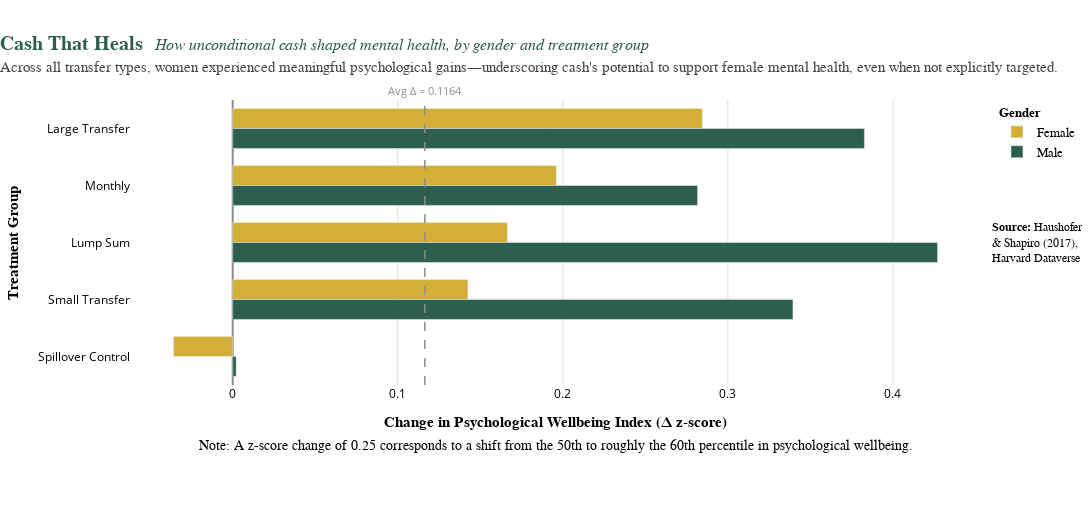

The notebook cell this image was saved under:
### Code cell
## HTML interactive graphic using plotly 
# libraries: import pandas as pd; import plotly.express as px

# Summary dataframe (embedded; no configuration)
summary_delta = pd.DataFrame([
    {"Group": "Spillover Control", "Gender": "Female", "Delta": -0.0359, "Delta_Display": "-0.0359", "Percentile_Gain": "-1.4 pp"},
    {"Group": "Spillover Control", "Gender": "Male", "Delta": 0.0021, "Delta_Display": "0.0021", "Percentile_Gain": "+0.1 pp"},
    {"Group": "Small Transfer", "Gender": "Female", "Delta": 0.1425, "Delta_Display": "0.1425", "Percentile_Gain": "+5.7 pp"},
    {"Group": "Small Transfer", "Gender": "Male", "Delta": 0.3394, "Delta_Display": "0.3394", "Percentile_Gain": "+13.3 pp"},
    {"Group": "Lump Sum", "Gender": "Female", "Delta": 0.1665, "Delta_Display": "0.1665", "Percentile_Gain": "+6.6 pp"},
    {"Group": "Lump Sum", "Gender": "Male", "Delta": 0.4270, "Delta_Display": "0.4270", "Percentile_Gain": "+16.5 pp"},
    {"Group": "Monthly", "Gender": "Female", "Delta": 0.1961, "Delta_Display": "0.1961", "Percentile_Gain": "+7.8 pp"},
    {"Group": "Monthly", "Gender": "Male", "Delta": 0.2816, "Delta_Display": "0.2816", "Percentile_Gain": "+11.1 pp"},
    {"Group": "Large Transfer", "Gender": "Female", "Delta": 0.2845, "Delta_Display": "0.2845", "Percentile_Gain": "+11.2 pp"},
    {"Group": "Large Transfer", "Gender": "Male", "Delta": 0.3827, "Delta_Display": "0.3827", "Percentile_Gain": "+14.9 pp"}
])


# Create Plotly bar chart
fig = px.bar(
    summary_delta,
    x='Delta',
    y='Group',
    color='Gender',
    orientation='h',
    barmode='group',
    color_discrete_map={'Female': '#D4AF37', 'Male': '#2E5E4E'},
    category_orders={'Group': group_order},
    custom_data=['Gender', 'Delta_Display', 'Percentile_Gain']
)

# Layout and styling
fig.update_layout(
    xaxis_title=dict(
        text='<b>Change in Psychological Wellbeing Index (Δ z-score)</b>',
        font=dict(family='Source Sans Pro', size=15)
    ),
    yaxis_title=dict(
        text='<b>Treatment Group</b>',
        font=dict(family='Source Sans Pro', size=15)
    ),
    xaxis=dict(showgrid=True, gridcolor='#E0E0E0', zerolinecolor='#8C8C8C'),
    yaxis=dict(autorange='reversed'),
    font=dict(color='#000000'),
    legend_title=dict(
        text='<b>Gender</b>',
        font=dict(family='Source Sans Pro', size=13, color='#000000')
    ),
    legend=dict(
        font=dict(family='Source Sans Pro', size=13, color='#000000')
    ),
    plot_bgcolor='white',
    paper_bgcolor='white',
    bargap=0.3,
    margin=dict(t=100, b=140, l=80, r=100),
    width=1200,
    height=525,
    title=dict(
        text="<span style='font-size:20px; color:#2E5E4E; font-family:Georgia; font-weight:bold;'>Cash That Heals</span>"
             "<span style='font-size:16px; color:#2E5E4E; font-family:Georgia; font-style:italic;'>&nbsp;&nbsp;&nbsp;How unconditional cash shaped mental health, by gender and treatment group</span><br>"
             "<span style='font-size:15px; color:#444444; font-family:Source Sans Pro;'>Across all transfer types, women experienced meaningful psychological gains—underscoring cash's potential to support female mental health, even when not explicitly targeted.</span>",
        x=0,
        xanchor='left'
    )
)


# Hover pop-up specification
fig.update_traces(
    hovertemplate=
        "<b>Group:</b> %{y}<br>" +
        "<b>Gender:</b> %{customdata[0]}<br>" +
        "<b>Δ z-score:</b> %{customdata[1]}<br>" +
        "<b>Approx. Percentile Gain:</b> %{customdata[2]}<extra></extra>"
)


# Add V-line delta average and interpretive footnotes and source
fig.add_vline(
    x=avg_delta,
    line_dash="dash",
    line_color="#8C8C8C",
    line_width=1.5,
    annotation_text=f"Avg Δ = {avg_delta}",
    annotation_position="top",
    annotation_font=dict(size=11, color="#8C8C8C")
)

fig.add_annotation(
    text="Note: A z-score change of 0.25 corresponds to a shift from the 50th to roughly the 60th percentile in psychological wellbeing.",
    xref="paper", yref="paper",
    x=0.5, y=-0.245,
    xanchor="center",
    showarrow=False,
    font=dict(family='Source Sans Pro', size=14, color="#000000"),
    align="center"
)

fig.add_annotation(
    text="<b>Source:</b> Haushofer <br>& Shapiro (2017),<br>"
        "<a href='https://doi.org/10.7910/DVN/M2GAZN' target='_blank'>Harvard Dataverse</a>",
    xref="paper", yref="paper",
    x=1.0125, y=0.5,
    xanchor="left",
    showarrow=False,
    align="left",
    font=dict(family='Source Sans Pro', size=12, color="#000000"),
    bordercolor="rgba(0,0,0,0.1)",
    borderwidth=0,
    bgcolor="rgba(255,255,255,0)"
)

fig.show()

### Figure 1 — Plotly figure (JSON) as saved in the notebook; plotly's stock layout.template omitted (floating-point values rounded to 4 significant figures)
{"data": [{"alignmentgroup": "True", "customdata": [["Female", "-0.0359", "-1.4 pp"], ["Female", "0.1425", "+5.7 pp"], ["Female", "0.1665", "+6.6 pp"], ["Female", "0.1961", "+7.8 pp"], ["Female", "0.2845", "+11.2 pp"]], "hovertemplate": "<b>Group:</b> %{y}<br><b>Gender:</b> %{customdata[0]}<br><b>Δ z-score:</b> %{customdata[1]}<br><b>Approx. Percentile Gain:</b> %{customdata[2]}<extra></extra>", "legendgroup": "Female", "marker": {"color": "#D4AF37", "pattern": {"shape": ""}}, "name": "Female", "offsetgroup": "Female", "orientation": "h", "showlegend": true, "textposition": "auto", "type": "bar", "x": [-0.0359, 0.1425, 0.1665, 0.1961, 0.2845], "xaxis": "x", "y": ["Spillover Control", "Small Transfer", "Lump Sum", "Monthly", "Large Transfer"], "yaxis": "y"}, {"alignmentgroup": "True", "customdata": [["Male", "0.0021", "+0.1 pp"], ["Male", "0.3394", "+13.3 pp"], ["Male", "0.4270", "+16.5 pp"], ["Male", "0.2816", "+11.1 pp"], ["Male", "0.3827", "+14.9 pp"]], "hovertemplate": "<b>Group:</b> %{y}<br><b>Gender:</b> %{customdata[0]}<br><b>Δ z-score:</b> %{customdata[1]}<br><b>Approx. Percentile Gain:</b> %{customdata[2]}<extra></extra>", "legendgroup": "Male", "marker": {"color": "#2E5E4E", "pattern": {"shape": ""}}, "name": "Male", "offsetgroup": "Male", "orientation": "h", "showlegend": true, "textposition": "auto", "type": "bar", "x": [0.0021, 0.3394, 0.427, 0.2816, 0.3827], "xaxis": "x", "y": ["Spillover Control", "Small Transfer", "Lump Sum", "Monthly", "Large Transfer"], "yaxis": "y"}], "layout": {"annotations": [{"font": {"color": "#8C8C8C", "size": 11}, "showarrow": false, "text": "Avg Δ = 0.1164", "x": 0.1164, "xanchor": "center", "xref": "x", "y": 1, "yanchor": "bottom", "yref": "y domain"}, {"align": "center", "font": {"color": "#000000", "family": "Source Sans Pro", "size": 14}, "showarrow": false, "text": "Note: A z-score change of 0.25 corresponds to a shift from the 50th to roughly the 60th percentile in psychological wellbeing.", "x": 0.5, "xanchor": "center", "xref": "paper", "y": -0.245, "yref": "paper"}, {"align": "left", "bgcolor": "rgba(255,255,255,0)", "bordercolor": "rgba(0,0,0,0.1)", "borderwidth": 0, "font": {"color": "#000000", "family": "Source Sans Pro", "size": 12}, "showarrow": false, "text": "<b>Source:</b> Haushofer <br>& Shapiro (2017),<br><a href='https://doi.org/10.7910/DVN/M2GAZN' target='_blank'>Harvard Dataverse</a>", "x": 1.012, "xanchor": "left", "xref": "paper", "y": 0.5, "yref": "paper"}], "bargap": 0.3, "barmode": "group", "font": {"color": "#000000"}, "height": 525, "legend": {"font": {"color": "#000000", "family": "Source Sans Pro", "size": 13}, "title": {"font": {"color": "#000000", "family": "Source Sans Pro", "size": 13}, "text": "<b>Gender</b>"}, "tracegroupgap": 0}, "margin": {"b": 140, "l": 80, "r": 100, "t": 100}, "paper_bgcolor": "white", "plot_bgcolor": "white", "shapes": [{"line": {"color": "#8C8C8C", "dash": "dash", "width": 1.5}, "type": "line", "x0": 0.1164, "x1": 0.1164, "xref": "x", "y0": 0, "y1": 1, "yref": "y domain"}], "title": {"text": "<span style='font-size:20px; color:#2E5E4E; font-family:Georgia; font-weight:bold;'>Cash That Heals</span><span style='font-size:16px; color:#2E5E4E; font-family:Georgia; font-style:italic;'>&nbsp;&nbsp;&nbsp;How unconditional cash shaped mental health, by gender and treatment group</span><br><span style='font-size:15px; color:#444444; font-family:Source Sans Pro;'>Across all transfer types, women experienced meaningful psychological gains—underscoring cash's potential to support female mental health, even when not explicitly targeted.</span>", "x": 0, "xanchor": "left"}, "width": 1200, "xaxis": {"anchor": "y", "domain": [0, 1], "gridcolor": "#E0E0E0", "showgrid": true, "title": {"font": {"family": "Source Sans Pro", "size": 15}, "text": "<b>Change in Psychological Wellbeing Index (Δ z-score)</b>"}, "zerolinecolor": "#8C8C8C"}, "yaxis": {"anchor": "x", "autorange": "reversed", "categoryarray": ["Large Transfer", "Monthly", "Lump Sum", "Small Transfer", "Spillover Control"], "categoryorder": "array", "domain": [0, 1], "title": {"font": {"family": "Source Sans Pro", "size": 15}, "text": "<b>Treatment Group</b>"}}}}
